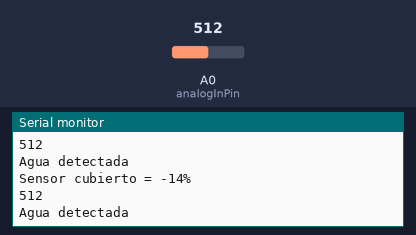
This sketch was run on a simulated Arduino Uno, built with avr-gcc and run on an emulated ATmega328P. Parts: the last lines printed to the serial monitor. The test bench sets the inputs (shaded band); at power-on: A0 (analogInPin) = 512.

Above: at 1.8 s.
1.9 s: A0 (analogInPin) set to 0
At 2.8 s:
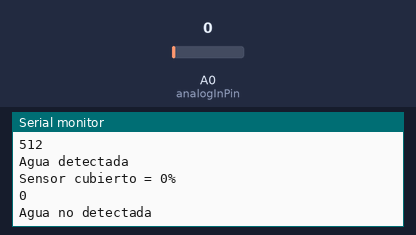
4.5 s: A0 (analogInPin) set to 122
At 5.7 s:
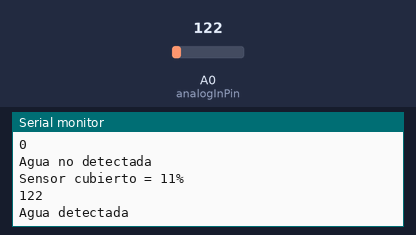
Timing chart, 0 to 7.5 s (numbered marks = the images above; inputs shaded):
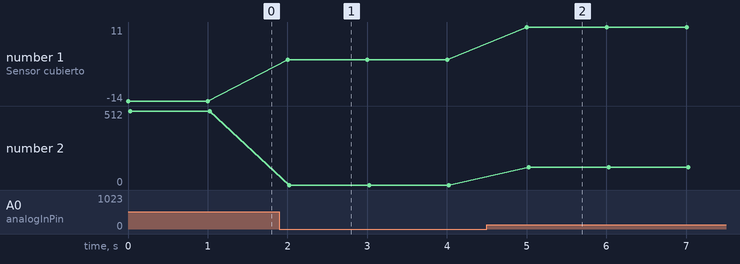

Measured:
- after the input at 1.9 s, the serial monitor: prints a new line after 0.10 s (image 1)
- after the input at 4.5 s, the serial monitor: prints a new line after 0.50 s (image 2)
- plotted number 1: -14 → 0 after the input at 1.9 s, 0 → 11 after the input at 4.5 s
- plotted number 2: 512 → 0 after the input at 1.9 s, 0 → 122 after the input at 4.5 s

The sketch:

sensor-nivel.ino
```cpp
const int analogInPin = A0;

int sensorValue = 0;

void setup() {
 Serial.begin(9600);
}

void loop() {
 sensorValue = analogRead(analogInPin);

 Serial.print("Sensor cubierto = " );
 Serial.print(sensorValue*100/1024);
 Serial.println("%");
 Serial.println(sensorValue);
 if(sensorValue>0){
  Serial.println("Agua detectada");
 }
 else{
  Serial.println("Agua no detectada");
 }

 delay(1000);
}
```
